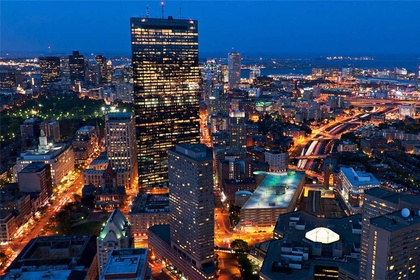
%> input picture 10-26-zhifangtujunhenghua/Boston.jpg, 420 x 280 px, shrunk from 1000 x 667 before the run
$ octave my_histeq.m   (GNU Octave 9; MATLAB toolbox functions it lacks are replaced by stand-ins)
%> lines starting %> are read from the running program, lines starting %| are printed output that depends on the picture
RGB = imread('Boston.jpg'); % 读取彩色图
%> RGB is the input picture: size 280x420x3 uint8; mean R, G, B 54.5, 66.7, 90.2
subplot(121);
imshow(RGB);
title('彩色图');

[R, C, K] = size(RGB); % 新增的K表示颜色通道数
%> R = 280; C = 420; K = 3

% 统计每个像素值出现次数
cnt = zeros(K, 256);
for i = 1 : R
    for j = 1 : C
        for k = 1 : K
            cnt(k, RGB(i, j, k) + 1) = cnt(k, RGB(i, j, k) + 1) + 1;
        end
    end
end
%> after the loop, cnt = 256 columns, first 8: [5619 4946 7091 4330 2486 1952 1698 1543; 678 288 383 398 453 467 522 546; 1175 146 173 158 223 249 244 265]

f = zeros(3, 256);
f = double(f); cnt = double(cnt);

% 统计每个像素值出现的概率， 得到概率直方图
for k = 1 : K
    for i = 1 : 256
        f(k, i) = cnt(k, i) / (R * C);
    end
end
%> after the loop, f = 256 columns, first 8: [0.0478 0.0421 0.0603 0.0368 0.0211 0.0166 0.0144 0.0131; 0.00577 0.00245 0.00326 0.00338 0.00385 0.00397 0.00444 0.00464; 0.00999 0.00124 0.00147 0.00134 0.0019 0.00212 0.00207 0.00225]

% 求累计概率，得到累计直方图
for k = 1 : K
    for i = 2 : 256
        f(k, i) = f(k, i - 1) + f(k, i);
    end
end
%> after the loop, f = 256 columns, first 8: [0.0478 0.0898 0.15 0.187 0.208 0.225 0.239 0.252; 0.00577 0.00821 0.0115 0.0149 0.0187 0.0227 0.0271 0.0318; 0.00999 0.0112 0.0127 0.014 0.0159 0.0181 0.0201 0.0224]

% 用f数组实现像素值[0, 255]的映射。
for k = 1 : K
    for i = 1 : 256
        f(k, i) = f(k, i) * 255;
    end
end
%> after the loop, f = 256 columns, first 8: [12.18 22.91 38.28 47.67 53.06 57.3 60.98 64.32; 1.47 2.09 2.93 3.79 4.77 5.78 6.91 8.1; 2.55 2.86 3.24 3.58 4.07 4.61 5.13 5.71]

% 完成每个像素点的映射
for i = 1 : R
    for j = 1 : C
        for k = 1 : K
            RGB(i, j, k) = f(k, RGB(i, j, k) + 1);
        end
    end
end
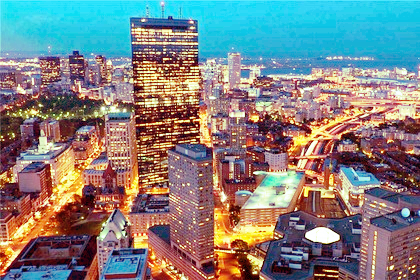
%> RGB: size 280x420x3 uint8; mean R, G, B 129.3, 128.5, 128.3

% 输出
RGB = uint8(RGB);
subplot(122);
imshow(RGB);
title('彩色直方图均衡化');
